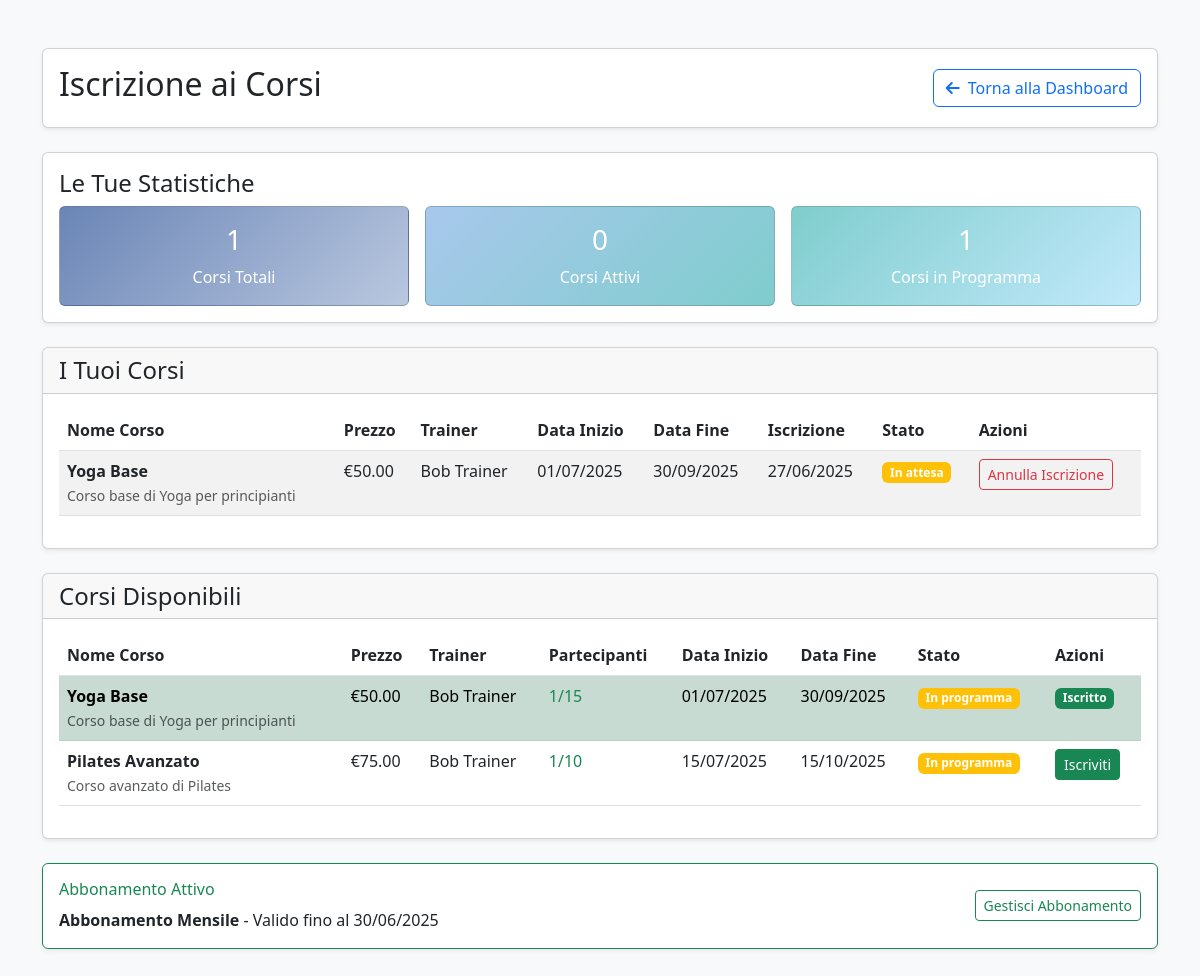
/customer_course_registration.php (signed in), run on the app's committed database.
### tables this page shows
CREATE TABLE enrollment (
    customerID INT NOT NULL,
    courseID INT NOT NULL,
    enrollmentDate DATE DEFAULT (CURRENT_DATE),
    PRIMARY KEY (customerID, courseID),
    FOREIGN KEY (customerID) REFERENCES USER(userID) ON DELETE CASCADE,
    FOREIGN KEY (courseID) REFERENCES COURSE(courseID) ON DELETE CASCADE
);

CREATE TABLE COURSE (
    courseID INT PRIMARY KEY AUTO_INCREMENT,
    name VARCHAR(255) NOT NULL,
    description TEXT,
    price DECIMAL(10,2) NOT NULL,
    maxParticipants INT DEFAULT 20,
    startDate DATE,
    finishDate DATE
);

CREATE TABLE SUBSCRIPTION (
    subscriptionID INT PRIMARY KEY AUTO_INCREMENT,
    startDate DATE NOT NULL,
    expirationDate DATE NOT NULL,
    customerID INT NOT NULL,
    promotionID INT,
    membershipID INT NOT NULL,
    FOREIGN KEY (customerID) REFERENCES USER(userID) ON DELETE CASCADE,
    FOREIGN KEY (promotionID) REFERENCES PROMOTION(promotionID) ON DELETE SET NULL,
    FOREIGN KEY (membershipID) REFERENCES MEMBERSHIP(membershipID) ON DELETE CASCADE
);

CREATE TABLE MEMBERSHIP (
    membershipID INT PRIMARY KEY AUTO_INCREMENT,
    name VARCHAR(255) NOT NULL,
    price DECIMAL(10,2) NOT NULL,
    duration INT NOT NULL,
    description TEXT
);

### customer_course_registration.php (the view, shortened to what this page needs)
<?php
require_once 'config.php';
$customerID = $_SESSION['userID'];
$stmt = $conn->prepare("
    SELECT s.*, m.name as membership_name
    FROM SUBSCRIPTION s
    JOIN MEMBERSHIP m ON s.membershipID = m.membershipID
    WHERE s.customerID = ? AND s.startDate <= CURDATE() AND s.expirationDate >= CURDATE()
");
$stmt->bind_param('i', $customerID);
$stmt->execute();
$activeSubscription = $stmt->get_result()->fetch_assoc();
$stmt = $conn->prepare("
    SELECT c.*, e.enrollmentDate,
           CASE
               WHEN c.startDate > CURDATE() THEN 'In attesa'
               WHEN c.finishDate >= CURDATE() THEN 'In corso'
               ELSE 'Completato'
           END as course_status,
           GROUP_CONCAT(CONCAT(u.firstName, ' ', u.lastName) SEPARATOR ', ') as trainers
    FROM COURSE c
    JOIN enrollment e ON c.courseID = e.courseID
    LEFT JOIN teaching t ON c.courseID = t.courseID
    LEFT JOIN USER u ON t.trainerID = u.userID
    WHERE e.customerID = ?
    GROUP BY c.courseID, e.enrollmentDate
    ORDER BY c.startDate DESC
");
$stmt->bind_param('i', $customerID);
$stmt->execute();
$enrolledCourses = $stmt->get_result()->fetch_all(MYSQLI_ASSOC);
$stmt = $conn->prepare("
    SELECT c.*,
           COUNT(e.customerID) as enrolled_count,
           (COUNT(e.customerID) >= c.maxParticipants) as is_full,
           CASE
               WHEN c.startDate > CURDATE() THEN 'In programma'
               WHEN c.finishDate >= CURDATE() THEN 'In corso'
               ELSE 'Completato'
           END as course_status,
           GROUP_CONCAT(CONCAT(u.firstName, ' ', u.lastName) SEPARATOR ', ') as trainers,
           EXISTS(SELECT 1 FROM enrollment WHERE customerID = ? AND courseID = c.courseID) as is_enrolled
    FROM COURSE c
    LEFT JOIN enrollment e ON c.courseID = e.courseID
    LEFT JOIN teaching t ON c.courseID = t.courseID
    LEFT JOIN USER u ON t.trainerID = u.userID
    GROUP BY c.courseID
    ORDER BY c.startDate ASC
");
$stmt->bind_param('i', $customerID);
$stmt->execute();
$availableCourses = $stmt->get_result()->fetch_all(MYSQLI_ASSOC);
$totalEnrolled = count($enrolledCourses);
$activeCourses = count(array_filter($enrolledCourses, function($course) {
    return $course['course_status'] === 'In corso';
}));
$upcomingCourses = count(array_filter($enrolledCourses, function($course) {
    return $course['course_status'] === 'In attesa';
}));
?>
<!DOCTYPE html>
<html lang="it">
<head>
    <link href="https://cdnjs.cloudflare.com/ajax/libs/bootstrap/5.3.0/css/bootstrap.min.css" rel="stylesheet" />
    <link href="https://cdnjs.cloudflare.com/ajax/libs/font-awesome/6.0.0/css/all.min.css" rel="stylesheet" />
</head>
<body class="bg-light">
<div class="container py-5">
    <div class="card shadow-sm mb-4">
        <div class="card-body">
            <div class="d-flex justify-content-between align-items-center">
                <div>
                    <h2>Iscrizione ai Corsi</h2>
                </div>
                <a href="dashboard.php" class="btn btn-outline-primary">
                    <i class="fas fa-arrow-left me-2"></i>Torna alla Dashboard
                </a>
            </div>
        </div>
    </div>
    <div class="card mb-4 shadow-sm">
        <div class="card-body">
            <h4>Le Tue Statistiche</h4>
            <div class="row g-3">
                <div class="col-md-4">
                    <div class="card text-white h-100" style="background: linear-gradient(135deg, #6a85b6 0%, #bac8e0 100%);">
                        <div class="card-body text-center d-flex flex-column justify-content-center">
                            <h3><?= $totalEnrolled ?></h3>
                            <p class="mb-0">Corsi Totali</p>
                        </div>
                    </div>
                </div>
                <div class="col-md-4">
                    <div class="card text-white h-100" style="background: linear-gradient(135deg, #a8c8ec 0%, #7fcdcd 100%);">
                        <div class="card-body text-center d-flex flex-column justify-content-center">
                            <h3><?= $activeCourses ?></h3>
                            <p class="mb-0">Corsi Attivi</p>
                        </div>
                    </div>
                </div>
                <div class="col-md-4">
                    <div class="card text-white h-100" style="background: linear-gradient(135deg, #7fcdcd 0%, #c2e9fb 100%);">
                        <div class="card-body text-center d-flex flex-column justify-content-center">
                            <h3><?= $upcomingCourses ?></h3>
                            <p class="mb-0">Corsi in Programma</p>
                        </div>
                    </div>
                </div>
            </div>
        </div>
    </div>
    <?php if (!empty($enrolledCourses)): ?>
        <div class="card mb-4 shadow-sm">
            <div class="card-header">
                <h4 class="mb-0">I Tuoi Corsi</h4>
            </div>
            <div class="card-body">
                <div class="table-responsive">
                    <table class="table table-striped">
                        <thead>
                            <tr>
                                <th>Nome Corso</th>
                                <th>Prezzo</th>
                                <th>Trainer</th>
                                <th>Data Inizio</th>
                                <th>Data Fine</th>
                                <th>Iscrizione</th>
                                <th>Stato</th>
                                <th>Azioni</th>
                            </tr>
                        </thead>
                        <tbody>
                            <?php foreach($enrolledCourses as $course): ?>
                                <?php
                                $statusClass = $course['course_status'] === 'In corso' ? 'success' :
                                              ($course['course_status'] === 'In attesa' ? 'warning' : 'primary');
                                ?>
                                <tr>
                                    <td>
                                        <strong><?= htmlspecialchars($course['name']) ?></strong>
                                        <br><small class="text-muted"><?= htmlspecialchars($course['description']) ?></small>
                                    </td>
                                    <td>€<?= number_format($course['price'], 2) ?></td>
                                    <td><?= htmlspecialchars($course['trainers'] ?: 'Non assegnato') ?></td>
                                    <td><?= date('d/m/Y', strtotime($course['startDate'])) ?></td>
                                    <td><?= date('d/m/Y', strtotime($course['finishDate'])) ?></td>
                                    <td><?= date('d/m/Y', strtotime($course['enrollmentDate'])) ?></td>
                                    <td>
                                        <span class="badge bg-<?= $statusClass ?>"><?= $course['course_status'] ?></span>
                                    </td>
                                    <td>
                                        <?php if ($course['course_status'] === 'In attesa'): ?>
                                            <form method="POST" style="display:inline" onsubmit="return confirm('Sei sicuro di voler annullare l\'iscrizione?');">
                                                <button name="unenroll_course" class="btn btn-sm btn-outline-danger">
                                                    Annulla Iscrizione
                                                </button>
                                            </form>
                                        <?php else: ?>
                                            <span class="text-muted">Iscrizione confermata</span>
                                        <?php endif; ?>
                                    </td>
                                </tr>
                            <?php endforeach; ?>
                        </tbody>
                    </table>
                </div>
            </div>
        </div>
    <?php endif; ?>
    <div class="card shadow-sm mb-4">
        <div class="card-header">
            <h4 class="mb-0">Corsi Disponibili</h4>
        </div>
        <div class="card-body">
            <?php if (!empty($availableCourses)): ?>
                <div class="table-responsive">
                    <table class="table table-striped">
                        <thead>
                            <tr>
                                <th>Nome Corso</th>
                                <th>Prezzo</th>
                                <th>Trainer</th>
                                <th>Partecipanti</th>
                                <th>Data Inizio</th>
                                <th>Data Fine</th>
                                <th>Stato</th>
                                <th>Azioni</th>
                            </tr>
                        </thead>
                        <tbody>
                            <?php foreach($availableCourses as $course): ?>
                                <?php
                                $statusClass = $course['course_status'] === 'In corso' ? 'success' :
                                              ($course['course_status'] === 'In programma' ? 'warning' : 'secondary');
                                ?>
                                <tr class="<?= $course['is_enrolled'] ? 'table-success' : '' ?>">
                                    <td>
                                        <strong><?= htmlspecialchars($course['name']) ?></strong>
                                        <br><small class="text-muted"><?= htmlspecialchars($course['description']) ?></small>
                                    </td>
                                    <td>€<?= number_format($course['price'], 2) ?></td>
                                    <td><?= htmlspecialchars($course['trainers'] ?: 'Non assegnato') ?></td>
                                    <td>
                                        <span class="<?= $course['is_full'] ? 'text-danger fw-bold' : 'text-success' ?>">
                                            <?= $course['enrolled_count'] ?>/<?= $course['maxParticipants'] ?>
                                        </span>
                                    </td>
                                    <td><?= date('d/m/Y', strtotime($course['startDate'])) ?></td>
                                    <td><?= date('d/m/Y', strtotime($course['finishDate'])) ?></td>
                                    <td>
                                        <span class="badge bg-<?= $statusClass ?>"><?= $course['course_status'] ?></span>
                                    </td>
                                    <td>
                                        <?php if ($course['is_enrolled']): ?>
                                            <span class="badge bg-success">Iscritto</span>
                                        <?php elseif (!$activeSubscription): ?>
                                            <small class="text-muted">Abbonamento richiesto</small>
                                        <?php elseif ($course['is_full']): ?>
                                            <span class="badge bg-danger">Completo</span>
                                        <?php elseif ($course['course_status'] !== 'In programma'): ?>
                                            <span class="badge bg-secondary">Non disponibile</span>
                                        <?php else: ?>
                                            <form method="POST" style="display:inline" onsubmit="return confirm('Sei sicuro di voler iscriverti a questo corso?');">
                                                <button name="enroll_course" class="btn btn-sm btn-success">
                                                    Iscriviti
                                                </button>
                                            </form>
                                        <?php endif; ?>
                                    </td>
                                </tr>
                            <?php endforeach; ?>
                        </tbody>
                    </table>
                </div>
            <?php endif; ?>
        </div>
    </div>
    <?php if ($activeSubscription): ?>
        <div class="card shadow-sm mb-4 border-success">
            <div class="card-body">
                <div class="row align-items-center">
                    <div class="col-md-8">
                        <h6 class="text-success mb-2">Abbonamento Attivo</h6>
                        <p class="mb-0">
                            <strong><?= htmlspecialchars($activeSubscription['membership_name']) ?></strong> -
                            Valido fino al <?= date('d/m/Y', strtotime($activeSubscription['expirationDate'])) ?>
                        </p>
                    </div>
                    <div class="col-md-4 text-end">
                        <a href="customer_subscription.php" class="btn btn-outline-success btn-sm">
                            Gestisci Abbonamento
                        </a>
                    </div>
                </div>
            </div>
        </div>
    <?php endif; ?>
</div>
</body>
</html>

### data on the page
enrollment: courseID.name "Yoga Base", courseID.description "Corso base di Yoga per principianti", courseID.price "50.00", trainers "Bob Trainer", courseID.startDate "01/07/2025", courseID.finishDate "30/09/2025", enrollmentDate "27/06/2025", course_status "In attesa"
course: name "Yoga Base", description "Corso base di Yoga per principianti", price "50.00", trainers "Bob Trainer", enrolled_count "1", maxParticipants "15", startDate "01/07/2025", finishDate "30/09/2025", course_status "In programma", shows "Iscritto"
course: name "Pilates Avanzato", description "Corso avanzato di Pilates", price "75.00", trainers "Bob Trainer", enrolled_count "1", maxParticipants "10", startDate "15/07/2025", finishDate "15/10/2025", course_status "In programma"
subscription: membershipID.name "Abbonamento Mensile", expirationDate "30/06/2025"

### other printed values
$totalEnrolled "1"
$activeCourses "0"
$upcomingCourses "1"
